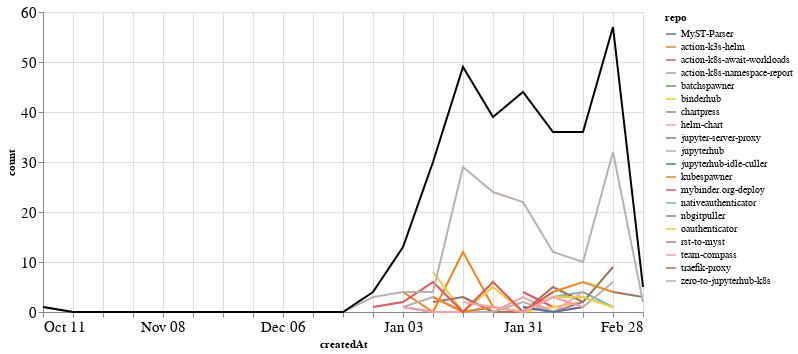

Notebook code for this chart:
### Markdown cell above
### Comments

### Code cell
comments_time = comments.groupby('repo').resample('W', on='createdAt').count()['author'].reset_index()
comments_time = comments_time.rename(columns={'author': 'count'})
comments_time_total = comments_time.groupby('createdAt').agg({"count": "sum"}).reset_index()
ch1 = alt.Chart(comments_time, width=600).mark_line().encode(
    x='createdAt',
    y='count',
    color='repo',
    tooltip="repo"
)

ch2 = alt.Chart(comments_time_total, width=600).mark_line(color="black").encode(
    x='createdAt',
    y='count',
)

ch1 + ch2

### Figure 1 — Vega-Lite specification as saved in the notebook (floating-point values rounded to 4 significant figures)
{"config": {"axisLeft": {"labelFontSize": 15}, "axisBottom": {"labelFontSize": 15}}, "layer": [{"data": {"name": "data-e952141d80f801e77a33b910a7cec50b"}, "mark": "line", "encoding": {"color": {"type": "nominal", "field": "repo"}, "tooltip": {"type": "nominal", "field": "repo"}, "x": {"type": "temporal", "field": "createdAt"}, "y": {"type": "quantitative", "field": "count"}}, "width": 600}, {"data": {"name": "data-da0f0087675ad37fc7b1f78fc9323580"}, "mark": {"type": "line", "color": "black"}, "encoding": {"x": {"type": "temporal", "field": "createdAt"}, "y": {"type": "quantitative", "field": "count"}}, "width": 600}], "$schema": "https://vega.github.io/schema/vega-lite/v4.8.1.json", "datasets": {"data-e952141d80f801e77a33b910a7cec50b": [{"repo": "MyST-Parser", "createdAt": "2021-01-03T00:00:00", "count": 1}, {"repo": "MyST-Parser", "createdAt": "2021-01-10T00:00:00", "count": 0}, {"repo": "MyST-Parser", "createdAt": "2021-01-17T00:00:00", "count": 0}, {"repo": "MyST-Parser", "createdAt": "2021-01-24T00:00:00", "count": 1}, {"repo": "action-k3s-helm", "createdAt": "2021-01-03T00:00:00", "count": 4}, {"repo": "action-k3s-helm", "createdAt": "2021-01-10T00:00:00", "count": 0}, {"repo": "action-k3s-helm", "createdAt": "2021-01-17T00:00:00", "count": 12}, {"repo": "action-k3s-helm", "createdAt": "2021-01-24T00:00:00", "count": 1}, {"repo": "action-k8s-await-workloads", "createdAt": "2021-01-31T00:00:00", "count": 4}, {"repo": "action-k8s-await-workloads", "createdAt": "2021-02-07T00:00:00", "count": 1}, {"repo": "action-k8s-namespace-report", "createdAt": "2021-01-17T00:00:00", "count": 3}, {"repo": "action-k8s-namespace-report", "createdAt": "2021-01-24T00:00:00", "count": 0}, {"repo": "action-k8s-namespace-report", "createdAt": "2021-01-31T00:00:00", "count": 0}, {"repo": "action-k8s-namespace-report", "createdAt": "2021-02-07T00:00:00", "count": 3}, {"repo": "action-k8s-namespace-report", "createdAt": "2021-02-14T00:00:00", "count": 4}, {"repo": "action-k8s-namespace-report", "createdAt": "2021-02-21T00:00:00", "count": 1}, {"repo": "batchspawner", "createdAt": "2021-01-31T00:00:00", "count": 8}, {"repo": "binderhub", "createdAt": "2021-01-10T00:00:00", "count": 8}, {"repo": "binderhub", "createdAt": "2021-01-17T00:00:00", "count": 0}, {"repo": "binderhub", "createdAt": "2021-01-24T00:00:00", "count": 5}, {"repo": "binderhub", "createdAt": "2021-01-31T00:00:00", "count": 0}, {"repo": "binderhub", "createdAt": "2021-02-07T00:00:00", "count": 1}, {"repo": "binderhub", "createdAt": "2021-02-14T00:00:00", "count": 2}, {"repo": "chartpress", "createdAt": "2021-01-31T00:00:00", "count": 1}, {"repo": "chartpress", "createdAt": "2021-02-07T00:00:00", "count": 0}, {"repo": "chartpress", "createdAt": "2021-02-14T00:00:00", "count": 2}, {"repo": "helm-chart", "createdAt": "2021-01-03T00:00:00", "count": 1}, {"repo": "helm-chart", "createdAt": "2021-01-10T00:00:00", "count": 0}, {"repo": "helm-chart", "createdAt": "2021-01-17T00:00:00", "count": 0}, {"repo": "helm-chart", "createdAt": "2021-01-24T00:00:00", "count": 0}, {"repo": "helm-chart", "createdAt": "2021-01-31T00:00:00", "count": 3}, {"repo": "helm-chart", "createdAt": "2021-02-07T00:00:00", "count": 0}, {"repo": "helm-chart", "createdAt": "2021-02-14T00:00:00", "count": 4}, {"repo": "jupyter-server-proxy", "createdAt": "2021-01-10T00:00:00", "count": 2}, {"repo": "jupyter-server-proxy", "createdAt": "2021-01-17T00:00:00", "count": 3}, {"repo": "jupyter-server-proxy", "createdAt": "2021-01-24T00:00:00", "count": 0}, {"repo": "jupyter-server-proxy", "createdAt": "2021-01-31T00:00:00", "count": 0}, {"repo": "jupyter-server-proxy", "createdAt": "2021-02-07T00:00:00", "count": 5}, {"repo": "jupyter-server-proxy", "createdAt": "2021-02-14T00:00:00", "count": 2}, {"repo": "jupyter-server-proxy", "createdAt": "2021-02-21T00:00:00", "count": 9}, {"repo": "jupyterhub", "createdAt": "2021-01-03T00:00:00", "count": 1}, {"repo": "jupyterhub", "createdAt": "2021-01-10T00:00:00", "count": 3}, {"repo": "jupyterhub", "createdAt": "2021-01-17T00:00:00", "count": 0}, {"repo": "jupyterhub", "createdAt": "2021-01-24T00:00:00", "count": 0}, {"repo": "jupyterhub", "createdAt": "2021-01-31T00:00:00", "count": 2}, {"repo": "jupyterhub", "createdAt": "2021-02-07T00:00:00", "count": 0}, {"repo": "jupyterhub", "createdAt": "2021-02-14T00:00:00", "count": 1}, {"repo": "jupyterhub", "createdAt": "2021-02-21T00:00:00", "count": 6}, {"repo": "jupyterhub-idle-culler", "createdAt": "2021-01-31T00:00:00", "count": 1}, {"repo": "jupyterhub-idle-culler", "createdAt": "2021-02-07T00:00:00", "count": 0}, {"repo": "jupyterhub-idle-culler", "createdAt": "2021-02-14T00:00:00", "count": 1}, {"repo": "kubespawner", "createdAt": "2021-01-10T00:00:00", "count": 3}, {"repo": "kubespawner", "createdAt": "2021-01-17T00:00:00", "count": 0}, {"repo": "kubespawner", "createdAt": "2021-01-24T00:00:00", "count": 1}, {"repo": "kubespawner", "createdAt": "2021-01-31T00:00:00", "count": 0}, {"repo": "kubespawner", "createdAt": "2021-02-07T00:00:00", "count": 4}, {"repo": "kubespawner", "createdAt": "2021-02-14T00:00:00", "count": 6}, {"repo": "kubespawner", "createdAt": "2021-02-21T00:00:00", "count": 4}, {"repo": "mybinder.org-deploy", "createdAt": "2020-12-27T00:00:00", "count": 1}, {"repo": "mybinder.org-deploy", "createdAt": "2021-01-03T00:00:00", "count": 2}, {"repo": "mybinder.org-deploy", "createdAt": "2021-01-10T00:00:00", "count": 6}, {"repo": "mybinder.org-deploy", "createdAt": "2021-01-17T00:00:00", "count": 0}, {"repo": "mybinder.org-deploy", "createdAt": "2021-01-24T00:00:00", "count": 6}, {"repo": "mybinder.org-deploy", "createdAt": "2021-01-31T00:00:00", "count": 0}, {"repo": "mybinder.org-deploy", "createdAt": "2021-02-07T00:00:00", "count": 4}, {"repo": "nativeauthenticator", "createdAt": "2021-01-31T00:00:00", "count": 3}, {"repo": "nbgitpuller", "createdAt": "2021-01-10T00:00:00", "count": 3}, {"repo": "oauthenticator", "createdAt": "2021-02-07T00:00:00", "count": 3}, {"repo": "oauthenticator", "createdAt": "2021-02-14T00:00:00", "count": 3}, {"repo": "oauthenticator", "createdAt": "2021-02-21T00:00:00", "count": 1}, {"repo": "rst-to-myst", "createdAt": "2021-01-10T00:00:00", "count": 1}, {"repo": "team-compass", "createdAt": "2021-01-17T00:00:00", "count": 2}, {"repo": "team-compass", "createdAt": "2021-01-24T00:00:00", "count": 1}, {"repo": "team-compass", "createdAt": "2021-01-31T00:00:00", "count": 0}, {"repo": "team-compass", "createdAt": "2021-02-07T00:00:00", "count": 3}, {"repo": "team-compass", "createdAt": "2021-02-14T00:00:00", "count": 1}, {"repo": "traefik-proxy", "createdAt": "2021-02-21T00:00:00", "count": 4}, {"repo": "traefik-proxy", "createdAt": "2021-02-28T00:00:00", "count": 3}, {"repo": "zero-to-jupyterhub-k8s", "createdAt": "2020-10-11T00:00:00", "count": 1}, {"repo": "zero-to-jupyterhub-k8s", "createdAt": "2020-10-18T00:00:00", "count": 0}, {"repo": "zero-to-jupyterhub-k8s", "createdAt": "2020-10-25T00:00:00", "count": 0}, {"repo": "zero-to-jupyterhub-k8s", "createdAt": "2020-11-01T00:00:00", "count": 0}, {"repo": "zero-to-jupyterhub-k8s", "createdAt": "2020-11-08T00:00:00", "count": 0}, {"repo": "zero-to-jupyterhub-k8s", "createdAt": "2020-11-15T00:00:00", "count": 0}, {"repo": "zero-to-jupyterhub-k8s", "createdAt": "2020-11-22T00:00:00", "count": 0}, {"repo": "zero-to-jupyterhub-k8s", "createdAt": "2020-11-29T00:00:00", "count": 0}, {"repo": "zero-to-jupyterhub-k8s", "createdAt": "2020-12-06T00:00:00", "count": 0}, {"repo": "zero-to-jupyterhub-k8s", "createdAt": "2020-12-13T00:00:00", "count": 0}, {"repo": "zero-to-jupyterhub-k8s", "createdAt": "2020-12-20T00:00:00", "count": 0}, {"repo": "zero-to-jupyterhub-k8s", "createdAt": "2020-12-27T00:00:00", "count": 3}, {"repo": "zero-to-jupyterhub-k8s", "createdAt": "2021-01-03T00:00:00", "count": 4}, {"repo": "zero-to-jupyterhub-k8s", "createdAt": "2021-01-10T00:00:00", "count": 4}, {"repo": "zero-to-jupyterhub-k8s", "createdAt": "2021-01-17T00:00:00", "count": 29}, {"repo": "zero-to-jupyterhub-k8s", "createdAt": "2021-01-24T00:00:00", "count": 24}, {"repo": "zero-to-jupyterhub-k8s", "createdAt": "2021-01-31T00:00:00", "count": 22}, {"repo": "zero-to-jupyterhub-k8s", "createdAt": "2021-02-07T00:00:00", "count": 12}, {"repo": "zero-to-jupyterhub-k8s", "createdAt": "2021-02-14T00:00:00", "count": 10}, {"repo": "zero-to-jupyterhub-k8s", "createdAt": "2021-02-21T00:00:00", "count": 32}, {"repo": "zero-to-jupyterhub-k8s", "createdAt": "2021-02-28T00:00:00", "count": 2}], "data-da0f0087675ad37fc7b1f78fc9323580": [{"createdAt": "2020-10-11T00:00:00", "count": 1}, {"createdAt": "2020-10-18T00:00:00", "count": 0}, {"createdAt": "2020-10-25T00:00:00", "count": 0}, {"createdAt": "2020-11-01T00:00:00", "count": 0}, {"createdAt": "2020-11-08T00:00:00", "count": 0}, {"createdAt": "2020-11-15T00:00:00", "count": 0}, {"createdAt": "2020-11-22T00:00:00", "count": 0}, {"createdAt": "2020-11-29T00:00:00", "count": 0}, {"createdAt": "2020-12-06T00:00:00", "count": 0}, {"createdAt": "2020-12-13T00:00:00", "count": 0}, {"createdAt": "2020-12-20T00:00:00", "count": 0}, {"createdAt": "2020-12-27T00:00:00", "count": 4}, {"createdAt": "2021-01-03T00:00:00", "count": 13}, {"createdAt": "2021-01-10T00:00:00", "count": 30}, {"createdAt": "2021-01-17T00:00:00", "count": 49}, {"createdAt": "2021-01-24T00:00:00", "count": 39}, {"createdAt": "2021-01-31T00:00:00", "count": 44}, {"createdAt": "2021-02-07T00:00:00", "count": 36}, {"createdAt": "2021-02-14T00:00:00", "count": 36}, {"createdAt": "2021-02-21T00:00:00", "count": 57}, {"createdAt": "2021-02-28T00:00:00", "count": 5}]}}
